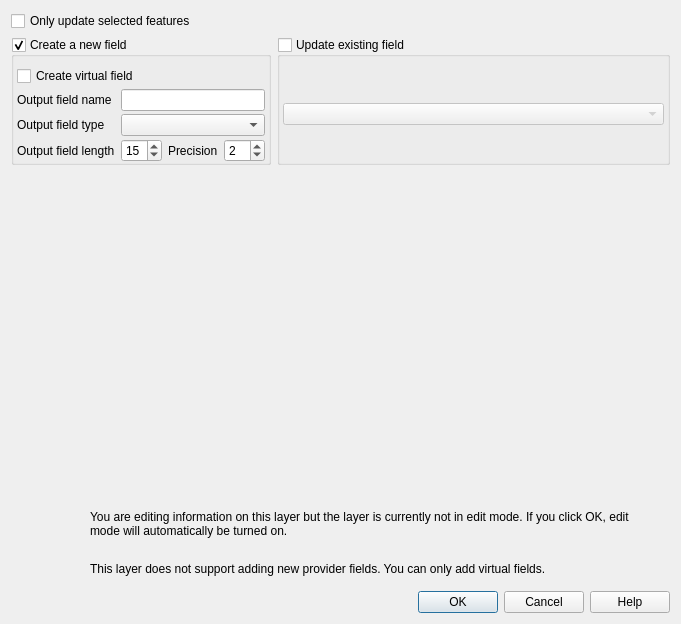
<?xml version="1.0" encoding="UTF-8"?>
<ui version="4.0">
 <class>QgsFieldCalculatorBase</class>
 <widget class="QDialog" name="QgsFieldCalculatorBase">
  <property name="geometry">
   <rect>
    <x>0</x>
    <y>0</y>
    <width>681</width>
    <height>624</height>
   </rect>
  </property>
  <property name="windowTitle">
   <string>Field Calculator</string>
  </property>
  <layout class="QGridLayout" name="gridLayout">
   <item row="0" column="0">
    <widget class="QCheckBox" name="mOnlyUpdateSelectedCheckBox">
     <property name="text">
      <string>Only update selected features</string>
     </property>
    </widget>
   </item>
   <item row="3" column="0" colspan="2">
    <widget class="QWidget" name="widget" native="true">
     <layout class="QGridLayout" name="gridLayout_2">
      <item row="0" column="0">
       <widget class="QLabel" name="mInfoIcon">
        <property name="minimumSize">
         <size>
          <width>64</width>
          <height>64</height>
         </size>
        </property>
        <property name="maximumSize">
         <size>
          <width>64</width>
          <height>64</height>
         </size>
        </property>
        <property name="text">
         <string/>
        </property>
       </widget>
      </item>
      <item row="0" column="1">
       <widget class="QLabel" name="mEditModeAutoTurnOnLabel">
        <property name="text">
         <string>You are editing information on this layer but the layer is currently not in edit mode. If you click OK, edit mode will automatically be turned on.</string>
        </property>
        <property name="wordWrap">
         <bool>true</bool>
        </property>
       </widget>
      </item>
      <item row="1" column="1">
       <widget class="QLabel" name="mOnlyVirtualFieldsInfoLabel">
        <property name="text">
         <string>This layer does not support adding new provider fields. You can only add virtual fields.</string>
        </property>
        <property name="wordWrap">
         <bool>true</bool>
        </property>
       </widget>
      </item>
     </layout>
    </widget>
   </item>
   <item row="1" column="1">
    <widget class="QGroupBox" name="mUpdateExistingGroupBox">
     <property name="title">
      <string>Update existing field</string>
     </property>
     <property name="flat">
      <bool>true</bool>
     </property>
     <property name="checkable">
      <bool>true</bool>
     </property>
     <property name="checked">
      <bool>false</bool>
     </property>
     <layout class="QVBoxLayout" name="verticalLayout">
      <property name="leftMargin">
       <number>3</number>
      </property>
      <property name="topMargin">
       <number>9</number>
      </property>
      <property name="rightMargin">
       <number>3</number>
      </property>
      <property name="bottomMargin">
       <number>0</number>
      </property>
      <item>
       <widget class="QgsFieldComboBox" name="mExistingFieldComboBox"/>
      </item>
     </layout>
    </widget>
   </item>
   <item row="2" column="0" colspan="2">
    <widget class="QgsExpressionBuilderWidget" name="builder">
     <property name="sizePolicy">
      <sizepolicy hsizetype="Preferred" vsizetype="Expanding">
       <horstretch>0</horstretch>
       <verstretch>0</verstretch>
      </sizepolicy>
     </property>
     <property name="autoFillBackground">
      <bool>false</bool>
     </property>
    </widget>
   </item>
   <item row="7" column="0" colspan="2">
    <widget class="QDialogButtonBox" name="mButtonBox">
     <property name="sizePolicy">
      <sizepolicy hsizetype="Expanding" vsizetype="Fixed">
       <horstretch>3</horstretch>
       <verstretch>0</verstretch>
      </sizepolicy>
     </property>
     <property name="orientation">
      <enum>Qt::Horizontal</enum>
     </property>
     <property name="standardButtons">
      <set>QDialogButtonBox::Cancel|QDialogButtonBox::Help|QDialogButtonBox::Ok</set>
     </property>
    </widget>
   </item>
   <item row="1" column="0">
    <widget class="QGroupBox" name="mNewFieldGroupBox">
     <property name="sizePolicy">
      <sizepolicy hsizetype="Fixed" vsizetype="Fixed">
       <horstretch>0</horstretch>
       <verstretch>0</verstretch>
      </sizepolicy>
     </property>
     <property name="title">
      <string>Create a new field</string>
     </property>
     <property name="flat">
      <bool>true</bool>
     </property>
     <property name="checkable">
      <bool>true</bool>
     </property>
     <property name="checked">
      <bool>true</bool>
     </property>
     <layout class="QGridLayout">
      <property name="sizeConstraint">
       <enum>QLayout::SetMinimumSize</enum>
      </property>
      <property name="leftMargin">
       <number>3</number>
      </property>
      <property name="topMargin">
       <number>9</number>
      </property>
      <property name="rightMargin">
       <number>3</number>
      </property>
      <property name="bottomMargin">
       <number>0</number>
      </property>
      <property name="verticalSpacing">
       <number>3</number>
      </property>
      <item row="5" column="3">
       <widget class="QSpinBox" name="mOutputFieldPrecisionSpinBox">
        <property name="value">
         <number>2</number>
        </property>
       </widget>
      </item>
      <item row="3" column="0">
       <widget class="QLabel" name="mFieldNameLabel">
        <property name="text">
         <string>Output field name</string>
        </property>
        <property name="buddy">
         <cstring>mOutputFieldNameLineEdit</cstring>
        </property>
       </widget>
      </item>
      <item row="5" column="0">
       <widget class="QLabel" name="mOutputFieldWidthLabel">
        <property name="text">
         <string>Output field length</string>
        </property>
        <property name="buddy">
         <cstring>mOutputFieldWidthSpinBox</cstring>
        </property>
       </widget>
      </item>
      <item row="4" column="1" colspan="3">
       <widget class="QComboBox" name="mOutputFieldTypeComboBox"/>
      </item>
      <item row="5" column="1">
       <widget class="QSpinBox" name="mOutputFieldWidthSpinBox">
        <property name="toolTip">
         <string>Length of complete output. For example 123,456 means 6 as field length.</string>
        </property>
        <property name="minimum">
         <number>0</number>
        </property>
        <property name="value">
         <number>15</number>
        </property>
       </widget>
      </item>
      <item row="3" column="1" colspan="3">
       <widget class="QLineEdit" name="mOutputFieldNameLineEdit"/>
      </item>
      <item row="4" column="0">
       <widget class="QLabel" name="mOutputFieldTypeLabel">
        <property name="text">
         <string>Output field type</string>
        </property>
        <property name="buddy">
         <cstring>mOutputFieldTypeComboBox</cstring>
        </property>
       </widget>
      </item>
      <item row="5" column="2">
       <widget class="QLabel" name="mOutputFieldPrecisionLabel">
        <property name="text">
         <string>Precision</string>
        </property>
        <property name="buddy">
         <cstring>mOutputFieldPrecisionSpinBox</cstring>
        </property>
       </widget>
      </item>
      <item row="2" column="0" colspan="4">
       <widget class="QCheckBox" name="mCreateVirtualFieldCheckbox">
        <property name="toolTip">
         <string>&lt;p&gt;A virtual field will be recalculated every time it is used. Its definition will be saved in the project file. It will not be saved in the dataprovider and therefore its values not be available in other software.&lt;/p&gt;</string>
        </property>
        <property name="text">
         <string>Create virtual field</string>
        </property>
       </widget>
      </item>
     </layout>
    </widget>
   </item>
  </layout>
 </widget>
 <customwidgets>
  <customwidget>
   <class>QgsExpressionBuilderWidget</class>
   <extends>QWidget</extends>
   <header>qgsexpressionbuilderwidget.h</header>
   <container>1</container>
  </customwidget>
  <customwidget>
   <class>QgsFieldComboBox</class>
   <extends>QComboBox</extends>
   <header>qgsfieldcombobox.h</header>
  </customwidget>
 </customwidgets>
 <tabstops>
  <tabstop>mOnlyUpdateSelectedCheckBox</tabstop>
  <tabstop>mNewFieldGroupBox</tabstop>
  <tabstop>mCreateVirtualFieldCheckbox</tabstop>
  <tabstop>mOutputFieldNameLineEdit</tabstop>
  <tabstop>mOutputFieldTypeComboBox</tabstop>
  <tabstop>mOutputFieldWidthSpinBox</tabstop>
  <tabstop>mOutputFieldPrecisionSpinBox</tabstop>
  <tabstop>mUpdateExistingGroupBox</tabstop>
  <tabstop>mButtonBox</tabstop>
 </tabstops>
 <resources/>
 <connections>
  <connection>
   <sender>mButtonBox</sender>
   <signal>accepted()</signal>
   <receiver>QgsFieldCalculatorBase</receiver>
   <slot>accept()</slot>
   <hints>
    <hint type="sourcelabel">
     <x>679</x>
     <y>559</y>
    </hint>
    <hint type="destinationlabel">
     <x>157</x>
     <y>274</y>
    </hint>
   </hints>
  </connection>
  <connection>
   <sender>mButtonBox</sender>
   <signal>rejected()</signal>
   <receiver>QgsFieldCalculatorBase</receiver>
   <slot>reject()</slot>
   <hints>
    <hint type="sourcelabel">
     <x>679</x>
     <y>559</y>
    </hint>
    <hint type="destinationlabel">
     <x>286</x>
     <y>274</y>
    </hint>
   </hints>
  </connection>
 </connections>
</ui>
